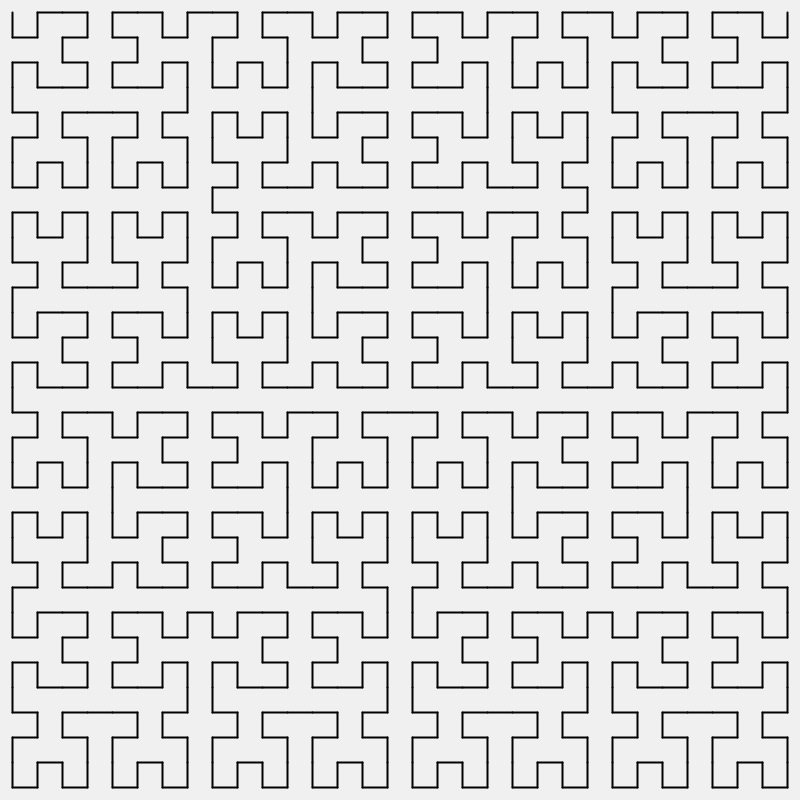
Frame 1 (no input)
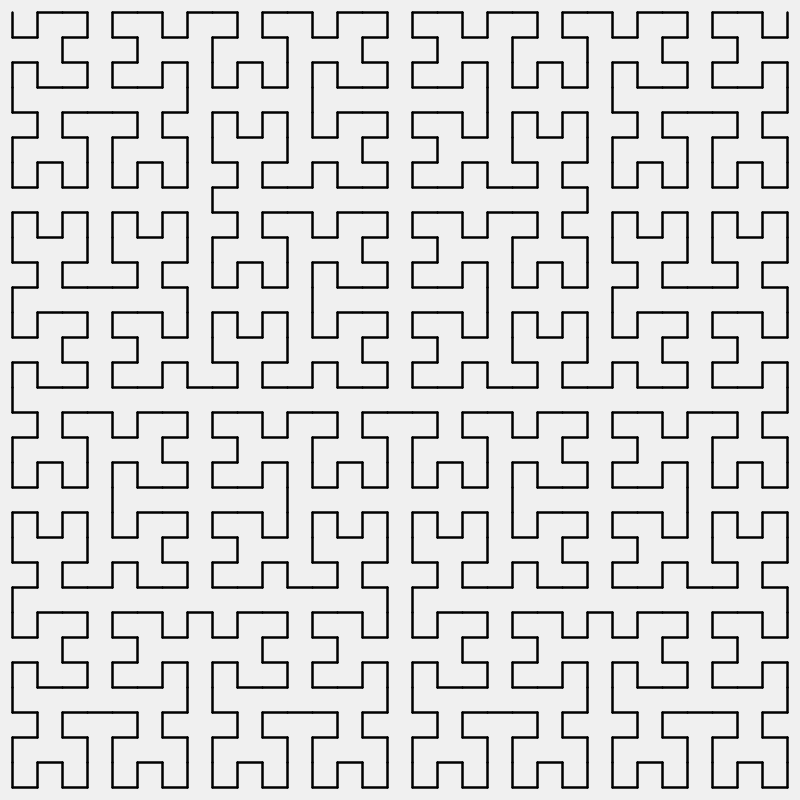
Frame 2 (the mouse pressed at the canvas centre, redrawn once)

The Processing sketch that drew these frames (run headless with seeded random() and noise(); the mouse was pressed at the canvas centre and the sketch redrawn once):

// Processing sketch: hilbert
// ── hilbert.pde
/* Hilbert curve */
void setup() {
    size(800, 800);
    background(240);
    noLoop();
    strokeWeight(2);
}

void draw() {
    ufig(200, 200, 200, 600, 600, 600, 600, 200, 4);
}

void ufig(float ulx, float uly, float llx, float lly, float lrx, float lry, float urx, float ury, int n) {
    if ( n <= 0 ) {
        line(ulx, uly, llx, lly);
        line(llx, lly, lrx, lry);
        line(lrx, lry, urx, ury);
        return ;
    }

    float l = dist(ulx, uly, llx, lly) / 4;
    float s = ( uly < lly )? 1 : -1;

    cfig(ulx-s*l, uly+s*l, ulx+s*l, uly+s*l, ulx+s*l, uly-s*l, ulx-s*l, uly-s*l, n-1);
    ifig(ulx-s*l, uly+s*l, llx-s*l, lly-s*l, n-1);
    ufig(llx-s*l, lly-s*l, llx-s*l, lly+s*l, llx+s*l, lly+s*l, llx+s*l, lly-s*l, n-1);
    jfig(llx+s*l, lly-s*l, lrx-s*l, lry-s*l, n-1);
    ufig(lrx-s*l, lry-s*l, lrx-s*l, lry+s*l, lrx+s*l, lry+s*l, lrx+s*l, lry-s*l, n-1);
    ifig(lrx+s*l, lry-s*l, urx+s*l, ury+s*l, n-1);
    cfig(urx+s*l, ury-s*l, urx-s*l, ury-s*l, urx-s*l, ury+s*l, urx+s*l, ury+s*l, n-1);
}

void cfig(float ulx, float uly, float llx, float lly, float lrx, float lry, float urx, float ury, int n) {
    if ( n <= 0 ) {
        line(ulx, uly, llx, lly);
        line(llx, lly, lrx, lry);
        line(lrx, lry, urx, ury);
        return ;
    }

    float l = dist(ulx, uly, llx, lly) / 4;
    float s = ( llx < ulx )? 1 : -1;

    ufig(ulx-s*l, uly-s*l, ulx-s*l, uly+s*l, ulx+s*l, uly+s*l, ulx+s*l, uly-s*l, n-1);
    jfig(llx+s*l, lly-s*l, ulx-s*l, uly-s*l, n-1);
    cfig(llx+s*l, lly-s*l, llx-s*l, lly-s*l, llx-s*l, lly+s*l, llx+s*l, lly+s*l, n-1);
    ifig(lrx+s*l, lry-s*l, llx+s*l, lly+s*l, n-1);
    cfig(lrx+s*l, lry-s*l, lrx-s*l, lry-s*l, lrx-s*l, lry+s*l, lrx+s*l, lry+s*l, n-1);
    jfig(urx-s*l, ury+s*l, lrx+s*l, lry+s*l, n-1);
    ufig(urx+s*l, ury+s*l, urx+s*l, ury-s*l, urx-s*l, ury-s*l, urx-s*l, ury+s*l, n-1);
}

void ifig(float ux, float uy, float lx, float ly, int n) {
    if ( n <= 0 ) {
        line(ux, uy, lx, ly);
        return ;
    }

    float l = dist(ux, uy, lx, ly) / 4;
    float s = ( ly > uy )? 1 : -1;

    ifig(ux-s*l, uy+s*l, lx-s*l, ly-s*l, n-1);
}

void jfig(float lx, float ly, float rx, float ry, int n) {
    if ( n <= 0 ) {
        line(lx, ly, rx, ry);
        return ;
    }

    float l = dist(lx, ly, rx, ry) / 4;
    float s = ( rx > lx )? 1 : -1;

    jfig(lx+s*l, ly-s*l, rx-s*l, ry-s*l, n-1);
}
